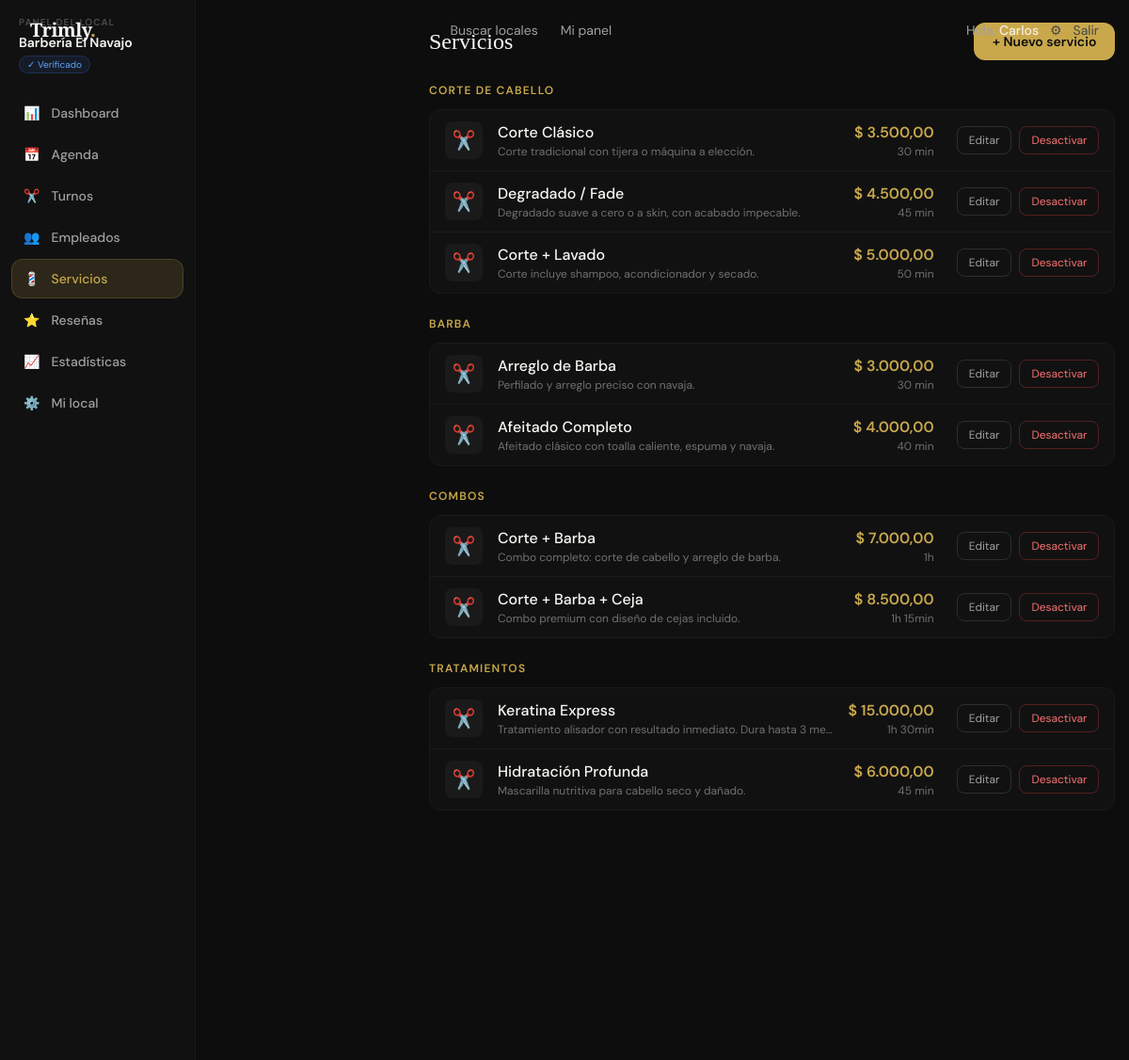
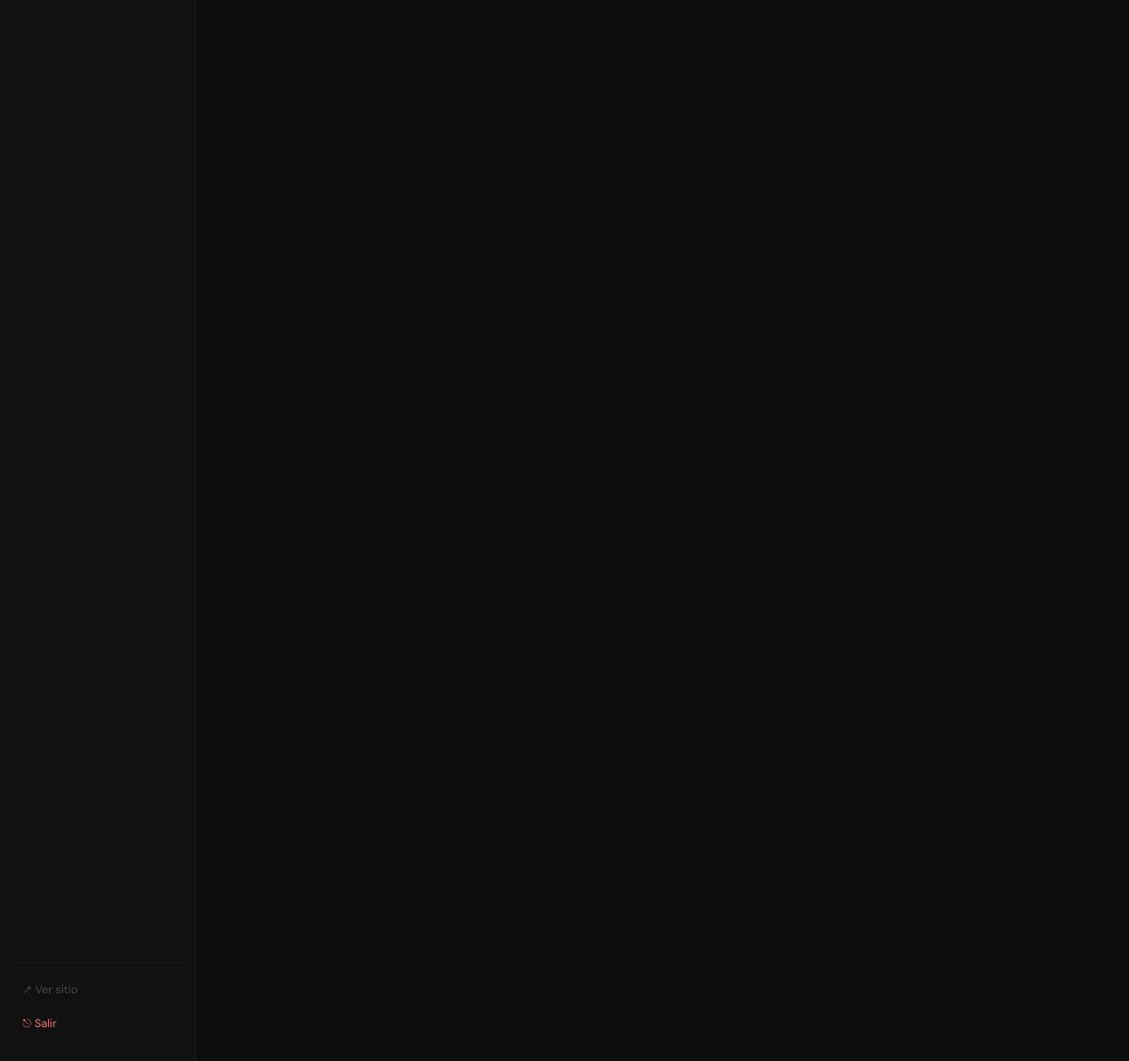
Screenshot of /panel/servicios (signed in) with the database file from the repository (2 pictures, top to bottom).
### tables this page shows
CREATE TABLE `shops` (
  `id` int UNSIGNED NOT NULL,
  `owner_id` int UNSIGNED NOT NULL,
  `name` varchar(120) NOT NULL,
  `slug` varchar(130) NOT NULL,
  `type` enum('barbershop','salon','mixed','nails','spa','tattoo','makeup','other') NOT NULL DEFAULT 'barbershop',
  `target_audience` enum('men','women','unisex') NOT NULL DEFAULT 'unisex',
  `description` text,
  `specialties` varchar(500) DEFAULT NULL,
  `amenities` varchar(500) DEFAULT NULL,
  `phone` varchar(30) DEFAULT NULL,
  `email` varchar(150) DEFAULT NULL,
  `website` varchar(255) DEFAULT NULL,
  `instagram` varchar(100) DEFAULT NULL,
  `facebook` varchar(100) DEFAULT NULL,
  `whatsapp` varchar(30) DEFAULT NULL,
  `logo` varchar(255) DEFAULT NULL,
  `cover_image` varchar(255) DEFAULT NULL,
  `address` varchar(255) DEFAULT NULL,
  `city` varchar(100) DEFAULT NULL,
  `province` varchar(100) DEFAULT NULL,
  `country` varchar(80) NOT NULL DEFAULT 'Argentina',
  `postal_code` varchar(20) DEFAULT NULL,
  `latitude` decimal(10,7) DEFAULT NULL,
  `longitude` decimal(10,7) DEFAULT NULL,
  `currency` char(3) NOT NULL DEFAULT 'ARS',
  `rating_avg` decimal(3,2) NOT NULL DEFAULT '0.00',
  `rating_count` int UNSIGNED NOT NULL DEFAULT '0',
  `status` enum('pending','active','suspended','closed') NOT NULL DEFAULT 'pending',
  `plan` enum('free','pro','premium') NOT NULL DEFAULT 'free',
  `plan_expires` date DEFAULT NULL,
  `verified` tinyint(1) NOT NULL DEFAULT '0',
  `featured` tinyint(1) NOT NULL DEFAULT '0',
  `views_count` int UNSIGNED NOT NULL DEFAULT '0',
  `is_shadowbanned` tinyint(1) NOT NULL DEFAULT '0',
  `suspension_reason` varchar(500) DEFAULT NULL,
  `suspension_until` datetime DEFAULT NULL,
  `ban_reason` varchar(500) DEFAULT NULL,
  `created_at` datetime NOT NULL DEFAULT CURRENT_TIMESTAMP,
  `updated_at` datetime NOT NULL DEFAULT CURRENT_TIMESTAMP ON UPDATE CURRENT_TIMESTAMP
);

CREATE TABLE `services` (
  `id` int UNSIGNED NOT NULL,
  `shop_id` int UNSIGNED NOT NULL,
  `category_id` int UNSIGNED DEFAULT NULL,
  `name` varchar(120) NOT NULL,
  `description` text,
  `duration_min` smallint UNSIGNED NOT NULL DEFAULT '30',
  `price` decimal(10,2) NOT NULL DEFAULT '0.00',
  `deposit_pct` tinyint UNSIGNED NOT NULL DEFAULT '0',
  `image` varchar(255) DEFAULT NULL,
  `is_active` tinyint(1) NOT NULL DEFAULT '1',
  `sort_order` tinyint NOT NULL DEFAULT '0',
  `created_at` datetime NOT NULL DEFAULT CURRENT_TIMESTAMP,
  `updated_at` datetime NOT NULL DEFAULT CURRENT_TIMESTAMP ON UPDATE CURRENT_TIMESTAMP
);

### app/Controllers/BaseController.php (called while the page is built, shortened)
<?php
abstract class BaseController
{
    protected function view(string $template, array $viewData = [], int $status = 200): void
    {
        require APP_PATH . '/Views/partials/layout.php';
    }
    protected function auth(): ?array
    {
        return $_SESSION['user'] ?? null;
    }
}

### app/Controllers/ServiceController.php (called while the page is built, shortened)
<?php
class ServiceController extends BaseController
{
    private Shop    $shopModel;
    private Service $serviceModel;
    public function __construct()
    {
        $this->shopModel    = new Shop();
        $this->serviceModel = new Service();
    }
    private function getOwnerShop(): array
    {
        $user = $this->auth();
        $shop = $this->shopModel->findBy('owner_id', $user['id']);
        return $shop;
    }
    private function getCategories(int $shopId): array
    {
        $db = \App\Models\Database::getInstance();
        $st = $db->prepare("SELECT * FROM service_categories WHERE shop_id = ? ORDER BY sort_order, name");
        $st->execute([$shopId]);
        return $st->fetchAll();
    }
    public function index(): void
    {
        $shop     = $this->getOwnerShop();
        $grouped  = $this->serviceModel->getGroupedByCategory($shop['id']);
        $categories = $this->getCategories($shop['id']);
        $this->view('shop_dash/services/index', [
            'pageTitle'  => 'Servicios — ' . $shop['name'],
            'shop'       => $shop,
            'grouped'    => $grouped,
            'categories' => $categories,
        ]);
    }
}

### index.php (called while the page is built, shortened)
<?php
$routes = require BASE_PATH . '/routes/web.php';
$method = $_SERVER['REQUEST_METHOD'];
$uri  = parse_url($_SERVER['REQUEST_URI'], PHP_URL_PATH);
$base = base_path();
$uri = rtrim($uri, '/') ?: '/';
$matched = null; $params = [];
foreach ($routes as [$rMethod, $pattern, $handler, $middleware]) {
    if (strtoupper($rMethod) !== $method) continue;
    $regex = str_contains($pattern, '{any}')
        ? str_replace('{any}', '(.*)', $pattern)
        : preg_replace('/\{[^}]+\}/', '([^/]+)', $pattern);
    $regex = '#^' . $regex . '$#u';
    if (preg_match($regex, $uri, $matches)) {
        preg_match_all('/\{([^}]+)\}/', $pattern, $paramNames);
        array_shift($matches);
        $params  = !empty($paramNames[1]) ? array_combine($paramNames[1], $matches) : [];
        $matched = [$handler, $middleware, $params];
        break;
    }
}
[$handler, $middleware, $params] = $matched;
[$controllerName, $actionName] = explode('@', $handler);
$controller = new $controllerClass();
$controller->$actionName(...array_values($params));

### config/database.php (called while the page is built)
<?php
return [
    'driver'   => 'mysql',
    'host'     => getenv('DB_HOST')    ?: '127.0.0.1',
    'port'     => getenv('DB_PORT')    ?: 3306,
    'database' => getenv('DB_NAME')    ?: 'trimly',
    'username' => getenv('DB_USER')    ?: 'root',
    'password' => getenv('DB_PASS')    ?: '',
    'charset'  => 'utf8mb4',
    'options'  => [
        PDO::ATTR_ERRMODE            => PDO::ERRMODE_EXCEPTION,
        PDO::ATTR_DEFAULT_FETCH_MODE => PDO::FETCH_ASSOC,
        PDO::ATTR_EMULATE_PREPARES   => false,
        PDO::ATTR_TIMEOUT            => 5,
    ],
];

### app/Models/Database.php (called while the page is built, shortened)
<?php
class Database
{
    private static ?PDO $instance = null;
    public static function getInstance(): PDO
    {
        if (self::$instance === null) {
            $cfg = require BASE_PATH . '/config/database.php';
            $dsn = "mysql:host={$cfg['host']};port={$cfg['port']};dbname={$cfg['database']};charset={$cfg['charset']}";
            try {
                self::$instance = new PDO($dsn, $cfg['username'], $cfg['password'], $cfg['options']);
            } catch (PDOException $e) {
                error_log('Trimly DB Error: ' . $e->getMessage());
                http_response_code(500);
                echo '<!DOCTYPE html><html><head><meta charset="UTF-8"><title>Error de conexión</title>
                <style>body{background:#0d0d0d;color:#eee;font-family:sans-serif;display:flex;align-items:center;justify-content:center;min-height:100vh;margin:0;}
                .box{text-align:center;padding:40px;border:1px solid #333;border-radius:16px;max-width:500px;}
                h1{color:#C9A84C;margin-bottom:12px;}p{color:#888;margin:8px 0;font-size:14px;}
                .err{background:#1a0000;border:1px solid #5a0000;border-radius:8px;padding:12px;margin:16px 0;font-family:monospace;font-size:13px;color:#ff6b6b;text-align:left;}</style>
                </head><body><div class="box">
                <h1>⚠ Error de base de datos</h1>
                <p>No se pudo conectar a MySQL. Verificá que:</p>
                <p>• MySQL esté corriendo en Laragon (botón verde)</p>
                <p>• La base de datos <strong>trimly</strong> exista</p>
                <p>• Las credenciales en <strong>.env</strong> sean correctas</p>
                <div class="err">' . htmlspecialchars($e->getMessage()) . '</div>
                </div></body></html>';
                exit;
            }
        }
        return self::$instance;
    }
}

### app/Models/BaseModel.php (called while the page is built, shortened)
<?php
abstract class BaseModel
{
    protected PDO    $db;
    protected string $table;
    public function __construct()
    {
        $this->db = Database::getInstance();
    }
    public function findBy(string $column, mixed $value): array|false
    {
        $st = $this->db->prepare("SELECT * FROM {$this->table} WHERE `$column` = ? LIMIT 1");
        $st->execute([$value]);
        return $st->fetch();
    }
    public function raw(string $sql, array $params = []): array
    {
        $st = $this->db->prepare($sql);
        $st->execute($params);
        return $st->fetchAll();
    }
}

### app/Helpers/Helpers.php (called while the page is built, shortened)
<?php
function base_path(): string {
    static $base = null;
    if ($base === null) {
        $appUrl = rtrim(getenv('APP_URL') ?: 'http://localhost', '/');
        $parsed = parse_url($appUrl);
        $base   = rtrim($parsed['path'] ?? '', '/');
    }
    return $base;
}
function path(string $route = ''): string {
    return base_path() . '/' . ltrim($route, '/');
}
function e(mixed $val): string {
    return htmlspecialchars((string)($val ?? ''), ENT_QUOTES | ENT_SUBSTITUTE, 'UTF-8');
}
function money(float|int|null $amount, string $currency = 'ARS'): string {
    $amount = (float)$amount;
    return match($currency) {
        'ARS'   => '$ '   . number_format($amount, 2, ',', '.'),
        'USD'   => 'U$S ' . number_format($amount, 2, '.', ','),
        default => number_format($amount, 2),
    };
}
function duracionTexto(int $minutos): string {
    if ($minutos < 60) return "{$minutos} min";
    $h = intdiv($minutos, 60); $m = $minutos % 60;
    return $m ? "{$h}h {$m}min" : "{$h}h";
}

### app/Models/Models.php (called while the page is built, shortened)
<?php
class Service extends BaseModel {
    public function getByShop(int $shopId, bool $withCat=true): array {
        $sql = $withCat
            ? "SELECT s.*,c.name AS category_name FROM services s LEFT JOIN service_categories c ON c.id=s.category_id WHERE s.shop_id=? AND s.is_active=1 ORDER BY c.sort_order,s.sort_order,s.name"
            : "SELECT * FROM services WHERE shop_id=? AND is_active=1 ORDER BY sort_order,name";
        return $this->raw($sql,[$shopId]);
    }
    public function getGroupedByCategory(int $shopId): array {
        $grouped=[];
        foreach($this->getByShop($shopId,true) as $row){
            $grouped[$row['category_name']??'Sin categoría'][]=$row;
        }
        return $grouped;
    }
}

### app/Views/shop_dash/services/index.php (the view, shortened to what this page needs)
<div class="flex">
  <?php include __DIR__ . '/../partials/sidebar.php'; ?>
  <div class="ml-56 flex-1 p-6 min-h-screen bg-ink-900">
    <div class="flex items-center justify-between mb-6">
      <h1 class="font-display text-2xl text-cream-light">Servicios</h1>
      <a href="<?= path('/panel/servicios/nuevo') ?>" class="px-5 py-2.5 bg-gold text-ink-900 font-semibold rounded-xl hover:bg-gold-300 transition-colors text-sm">
        + Nuevo servicio
      </a>
    </div>
    <?php if (empty($grouped)): ?>
    <div class="text-center py-20 text-ink-400">
      <p class="text-lg mb-4">Todavía no cargaste servicios</p>
      <a href="<?= path('/panel/servicios/nuevo') ?>" class="inline-block px-6 py-3 bg-gold text-ink-900 font-semibold rounded-full">Agregar primero</a>
    </div>
    <?php else: ?>
    <?php foreach ($grouped as $cat => $items): ?>
    <div class="mb-6">
      <h2 class="text-xs font-semibold uppercase tracking-widest text-gold mb-3"><?= e($cat) ?></h2>
      <div class="bg-ink-800 border border-ink-700 rounded-xl overflow-hidden">
        <?php foreach ($items as $i => $svc): ?>
        <div class="flex items-center gap-4 px-4 py-3 <?= $i > 0 ? 'border-t border-ink-700' : '' ?> <?= !$svc['is_active'] ? 'opacity-50' : '' ?>">
          <?php if ($svc['image']): ?>
            <img src="<?= upload_url($svc['image']) ?>" class="w-10 h-10 rounded-lg object-cover flex-shrink-0">
          <?php else: ?>
            <div class="w-10 h-10 bg-ink-700 rounded-lg flex items-center justify-center text-xl flex-shrink-0">✂️</div>
          <?php endif; ?>
          <div class="flex-1 min-w-0">
            <p class="text-cream-light font-medium"><?= e($svc['name']) ?></p>
            <?php if ($svc['description']): ?>
              <p class="text-ink-400 text-xs truncate"><?= e($svc['description']) ?></p>
            <?php endif; ?>
          </div>
          <div class="text-right flex-shrink-0">
            <p class="text-gold font-semibold"><?= money((float)$svc['price']) ?></p>
            <p class="text-ink-400 text-xs"><?= duracionTexto((int)$svc['duration_min']) ?></p>
          </div>
          <div class="flex gap-2 flex-shrink-0 ml-2">
            <a href="<?= path('/panel/servicios/' . $svc['id']) ?>" class="px-3 py-1.5 border border-ink-600 text-ink-300 rounded-lg text-xs hover:border-gold/50">Editar</a>
            <form method="POST" action="<?= path('/panel/servicios/' . $svc['id'] . '/eliminar') ?>" onsubmit="return confirm('¿Desactivar este servicio?')">
              <button class="px-3 py-1.5 border border-red-500/30 text-red-400 rounded-lg text-xs hover:bg-red-500/10">Desactivar</button>
            </form>
          </div>
        </div>
        <?php endforeach; ?>
      </div>
    </div>
    <?php endforeach; ?>
    <?php endif; ?>
  </div>
</div>

### app/Views/shop_dash/partials/sidebar.php (shortened to what this page needs)
<?php
$cur = parse_url($_SERVER['REQUEST_URI'], PHP_URL_PATH);
$nav=[['url'=>'/panel','label'=>'Dashboard','icon'=>'📊'],['url'=>'/panel/agenda','label'=>'Agenda','icon'=>'📅'],['url'=>'/panel/turnos','label'=>'Turnos','icon'=>'✂️'],['url'=>'/panel/empleados','label'=>'Empleados','icon'=>'👥'],['url'=>'/panel/servicios','label'=>'Servicios','icon'=>'💈'],['url'=>'/panel/resenas','label'=>'Reseñas','icon'=>'⭐'],['url'=>'/panel/estadisticas','label'=>'Estadísticas','icon'=>'📈'],['url'=>'/panel/local','label'=>'Mi local','icon'=>'⚙️']];
?>
<aside class="hidden lg:flex flex-col w-52 shrink-0 bg-ink-800 border-r border-ink-700 min-h-screen pt-4 pb-6 px-3">
  <?php if(!empty($shop)): ?>
  <div class="mb-5 px-2">
    <p class="text-[10px] font-bold uppercase tracking-widest text-ink-500 mb-1">Panel del local</p>
    <p class="text-sm font-semibold text-cream-light truncate"><?= e($shop['name']) ?></p>
    <?php if($shop['status']!=='active'): ?><span class="text-[10px] bg-amber-500/10 text-amber-400 border border-amber-500/20 px-2 py-0.5 rounded-full"><?= ucfirst($shop['status']) ?></span>
    <?php elseif(!empty($shop['verified'])): ?><span class="text-[10px] bg-blue-500/10 text-blue-400 border border-blue-500/20 px-2 py-0.5 rounded-full">✓ Verificado</span><?php endif; ?>
  </div>
  <?php endif; ?>
  <nav class="flex-1 space-y-0.5">
    <?php foreach($nav as $item):
      $active=$cur===$item['url']||($item['url']!=='/panel'&&str_starts_with($cur,$item['url']));
      $cls=$active?'bg-gold/15 text-gold border border-gold/20':'text-ink-300 hover:bg-ink-700 hover:text-cream-light border border-transparent';
    ?>
    <a href="<?= path($item['url']) ?>" class="flex items-center gap-3 px-3 py-2.5 rounded-xl text-sm font-medium transition-all <?= $cls ?>">
      <span><?= $item['icon'] ?></span><span><?= $item['label'] ?></span>
    </a>
    <?php endforeach; ?>
  </nav>
  <div class="border-t border-ink-700 pt-3 mt-3 space-y-1">
    <a href="<?= path('/') ?>"       class="flex items-center gap-2 px-3 py-2 text-xs text-ink-500 hover:text-gold rounded-lg transition-colors">↗ Ver sitio</a>
    <a href="<?= path('/logout') ?>" class="flex items-center gap-2 px-3 py-2 text-xs text-red-400 hover:text-red-300 rounded-lg transition-colors">⎋ Salir</a>
  </div>
</aside>

### rows the page displays
shops: name "Barbería El Navajo"
services: name "Corte Clásico", description "Corte tradicional con tijera o máquina a elección.", price "$ 3.500,00", duration_min "30 min"
services: name "Degradado / Fade", description "Degradado suave a cero o a skin, con acabado impecable.", price "$ 4.500,00", duration_min "45 min"
services: name "Corte + Lavado", description "Corte incluye shampoo, acondicionador y secado.", price "$ 5.000,00", duration_min "50 min"
services: name "Arreglo de Barba", description "Perfilado y arreglo preciso con navaja.", price "$ 3.000,00", duration_min "30 min"
services: name "Afeitado Completo", description "Afeitado clásico con toalla caliente, espuma y navaja.", price "$ 4.000,00", duration_min "40 min"
services: name "Corte + Barba", description "Combo completo: corte de cabello y arreglo de barba.", price "$ 7.000,00", duration_min "1h"
services: name "Corte + Barba + Ceja", description "Combo premium con diseño de cejas incluido.", price "$ 8.500,00", duration_min "1h 15min"
services: name "Keratina Express", description "Tratamiento alisador con resultado inmediato. Dura hasta 3 me…", price "$ 15.000,00", duration_min "1h 30min"
services: name "Hidratación Profunda", description "Mascarilla nutritiva para cabello seco y dañado.", price "$ 6.000,00", duration_min "45 min"

### other values shown
explode(' ',$user['name'])[0] "Carlos"
$item['icon'] "📊"
$item['label'] "Dashboard"
$item['icon'] "📅"
$item['label'] "Agenda"
$item['icon'] "✂️"
$item['label'] "Turnos"
$item['icon'] "👥"
$item['label'] "Empleados"
$item['icon'] "💈"
$item['label'] "Servicios"
$item['icon'] "⭐"
$item['label'] "Reseñas"
$item['icon'] "📈"
$item['label'] "Estadísticas"
